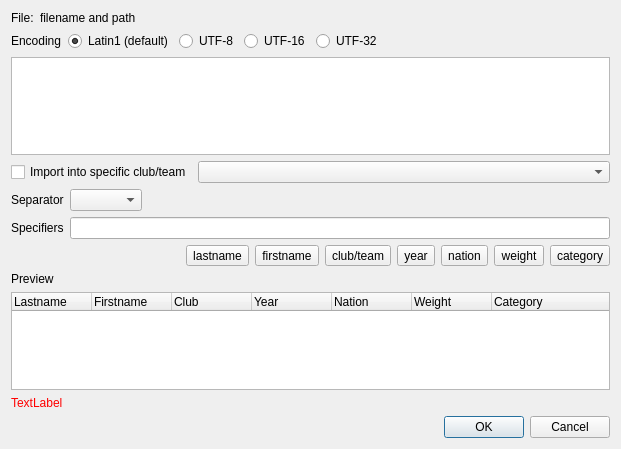
<?xml version="1.0" encoding="UTF-8"?>
<ui version="4.0">
 <class>FighterManagerImportDlg</class>
 <widget class="QDialog" name="FighterManagerImportDlg">
  <property name="geometry">
   <rect>
    <x>0</x>
    <y>0</y>
    <width>621</width>
    <height>449</height>
   </rect>
  </property>
  <property name="windowTitle">
   <string>Specify parse format</string>
  </property>
  <layout class="QVBoxLayout" name="verticalLayout" stretch="0,0,1,0,0,0,0,0,1,0,0">
   <item>
    <layout class="QHBoxLayout" name="horizontalLayout_5" stretch="0,1">
     <property name="topMargin">
      <number>0</number>
     </property>
     <item>
      <widget class="QLabel" name="label_2">
       <property name="text">
        <string>File:</string>
       </property>
      </widget>
     </item>
     <item>
      <widget class="QLabel" name="label_path">
       <property name="layoutDirection">
        <enum>Qt::LeftToRight</enum>
       </property>
       <property name="text">
        <string notr="true">filename and path</string>
       </property>
       <property name="alignment">
        <set>Qt::AlignLeading|Qt::AlignLeft|Qt::AlignVCenter</set>
       </property>
      </widget>
     </item>
    </layout>
   </item>
   <item>
    <layout class="QHBoxLayout" name="horizontalLayout_6">
     <property name="topMargin">
      <number>0</number>
     </property>
     <item>
      <widget class="QLabel" name="label_3">
       <property name="text">
        <string>Encoding</string>
       </property>
      </widget>
     </item>
     <item>
      <widget class="QRadioButton" name="radioButton_latin1">
       <property name="text">
        <string>Latin1 (default)</string>
       </property>
       <property name="checked">
        <bool>true</bool>
       </property>
      </widget>
     </item>
     <item>
      <widget class="QRadioButton" name="radioButton_utf8">
       <property name="text">
        <string>UTF-8</string>
       </property>
      </widget>
     </item>
     <item>
      <widget class="QRadioButton" name="radioButton_utf16">
       <property name="text">
        <string>UTF-16</string>
       </property>
      </widget>
     </item>
     <item>
      <widget class="QRadioButton" name="radioButton_utf32">
       <property name="text">
        <string>UTF-32</string>
       </property>
      </widget>
     </item>
     <item>
      <spacer name="horizontalSpacer_4">
       <property name="orientation">
        <enum>Qt::Horizontal</enum>
       </property>
       <property name="sizeHint" stdset="0">
        <size>
         <width>40</width>
         <height>20</height>
        </size>
       </property>
      </spacer>
     </item>
    </layout>
   </item>
   <item>
    <widget class="QPlainTextEdit" name="plainTextEdit_content">
     <property name="sizePolicy">
      <sizepolicy hsizetype="Expanding" vsizetype="Expanding">
       <horstretch>0</horstretch>
       <verstretch>0</verstretch>
      </sizepolicy>
     </property>
     <property name="maximumSize">
      <size>
       <width>16777215</width>
       <height>16777215</height>
      </size>
     </property>
     <property name="verticalScrollBarPolicy">
      <enum>Qt::ScrollBarAsNeeded</enum>
     </property>
     <property name="horizontalScrollBarPolicy">
      <enum>Qt::ScrollBarAsNeeded</enum>
     </property>
     <property name="undoRedoEnabled">
      <bool>false</bool>
     </property>
     <property name="lineWrapMode">
      <enum>QPlainTextEdit::NoWrap</enum>
     </property>
     <property name="readOnly">
      <bool>true</bool>
     </property>
     <property name="plainText">
      <string notr="true"/>
     </property>
    </widget>
   </item>
   <item>
    <layout class="QHBoxLayout" name="horizontalLayout_4" stretch="0,1">
     <property name="topMargin">
      <number>0</number>
     </property>
     <item>
      <widget class="QCheckBox" name="checkBox_importToClub">
       <property name="text">
        <string>Import into specific club/team</string>
       </property>
      </widget>
     </item>
     <item>
      <widget class="QComboBox" name="comboBox_clubs"/>
     </item>
    </layout>
   </item>
   <item>
    <layout class="QHBoxLayout" name="horizontalLayout_3" stretch="0,0,0">
     <property name="topMargin">
      <number>0</number>
     </property>
     <item>
      <widget class="QLabel" name="label_4">
       <property name="text">
        <string>Separator</string>
       </property>
      </widget>
     </item>
     <item>
      <widget class="QComboBox" name="comboBox_separator">
       <property name="sizeAdjustPolicy">
        <enum>QComboBox::AdjustToContentsOnFirstShow</enum>
       </property>
      </widget>
     </item>
     <item>
      <spacer name="horizontalSpacer_5">
       <property name="orientation">
        <enum>Qt::Horizontal</enum>
       </property>
       <property name="sizeHint" stdset="0">
        <size>
         <width>40</width>
         <height>20</height>
        </size>
       </property>
      </spacer>
     </item>
    </layout>
   </item>
   <item>
    <layout class="QHBoxLayout" name="horizontalLayout">
     <property name="topMargin">
      <number>0</number>
     </property>
     <item>
      <widget class="QLabel" name="label">
       <property name="text">
        <string>Specifiers</string>
       </property>
      </widget>
     </item>
     <item>
      <widget class="QLineEdit" name="lineEdit_specifiers"/>
     </item>
    </layout>
   </item>
   <item>
    <layout class="QHBoxLayout" name="horizontalLayout_2">
     <property name="topMargin">
      <number>0</number>
     </property>
     <item>
      <spacer name="horizontalSpacer_3">
       <property name="orientation">
        <enum>Qt::Horizontal</enum>
       </property>
       <property name="sizeHint" stdset="0">
        <size>
         <width>40</width>
         <height>20</height>
        </size>
       </property>
      </spacer>
     </item>
     <item>
      <widget class="QToolButton" name="toolButton_lastname">
       <property name="text">
        <string>lastname</string>
       </property>
       <property name="checkable">
        <bool>true</bool>
       </property>
       <property name="autoRaise">
        <bool>false</bool>
       </property>
       <property name="arrowType">
        <enum>Qt::NoArrow</enum>
       </property>
      </widget>
     </item>
     <item>
      <widget class="QToolButton" name="toolButton_firstname">
       <property name="text">
        <string>firstname</string>
       </property>
       <property name="checkable">
        <bool>true</bool>
       </property>
       <property name="autoRaise">
        <bool>false</bool>
       </property>
       <property name="arrowType">
        <enum>Qt::NoArrow</enum>
       </property>
      </widget>
     </item>
     <item>
      <widget class="QToolButton" name="toolButton_club">
       <property name="text">
        <string>club/team</string>
       </property>
       <property name="checkable">
        <bool>true</bool>
       </property>
       <property name="autoRaise">
        <bool>false</bool>
       </property>
       <property name="arrowType">
        <enum>Qt::NoArrow</enum>
       </property>
      </widget>
     </item>
     <item>
      <widget class="QToolButton" name="toolButton_year">
       <property name="text">
        <string>year</string>
       </property>
       <property name="checkable">
        <bool>true</bool>
       </property>
       <property name="autoRaise">
        <bool>false</bool>
       </property>
       <property name="arrowType">
        <enum>Qt::NoArrow</enum>
       </property>
      </widget>
     </item>
     <item>
      <widget class="QToolButton" name="toolButton_nation">
       <property name="text">
        <string>nation</string>
       </property>
       <property name="checkable">
        <bool>true</bool>
       </property>
       <property name="autoRaise">
        <bool>false</bool>
       </property>
       <property name="arrowType">
        <enum>Qt::NoArrow</enum>
       </property>
      </widget>
     </item>
     <item>
      <widget class="QToolButton" name="toolButton_weight">
       <property name="text">
        <string>weight</string>
       </property>
       <property name="checkable">
        <bool>true</bool>
       </property>
       <property name="autoRaise">
        <bool>false</bool>
       </property>
       <property name="arrowType">
        <enum>Qt::NoArrow</enum>
       </property>
      </widget>
     </item>
     <item>
      <widget class="QToolButton" name="toolButton_category">
       <property name="text">
        <string>category</string>
       </property>
       <property name="checkable">
        <bool>true</bool>
       </property>
       <property name="autoRaise">
        <bool>false</bool>
       </property>
       <property name="arrowType">
        <enum>Qt::NoArrow</enum>
       </property>
      </widget>
     </item>
    </layout>
   </item>
   <item>
    <widget class="QLabel" name="label_5">
     <property name="text">
      <string>Preview</string>
     </property>
    </widget>
   </item>
   <item>
    <widget class="QTreeWidget" name="treeWidget_preview">
     <property name="editTriggers">
      <set>QAbstractItemView::NoEditTriggers</set>
     </property>
     <property name="showDropIndicator" stdset="0">
      <bool>false</bool>
     </property>
     <property name="rootIsDecorated">
      <bool>false</bool>
     </property>
     <property name="uniformRowHeights">
      <bool>true</bool>
     </property>
     <property name="itemsExpandable">
      <bool>false</bool>
     </property>
     <property name="expandsOnDoubleClick">
      <bool>false</bool>
     </property>
     <attribute name="headerDefaultSectionSize">
      <number>80</number>
     </attribute>
     <column>
      <property name="text">
       <string>Lastname</string>
      </property>
     </column>
     <column>
      <property name="text">
       <string>Firstname</string>
      </property>
     </column>
     <column>
      <property name="text">
       <string>Club</string>
      </property>
     </column>
     <column>
      <property name="text">
       <string>Year</string>
      </property>
     </column>
     <column>
      <property name="text">
       <string>Nation</string>
      </property>
     </column>
     <column>
      <property name="text">
       <string>Weight</string>
      </property>
     </column>
     <column>
      <property name="text">
       <string>Category</string>
      </property>
     </column>
    </widget>
   </item>
   <item>
    <widget class="QLabel" name="label_parse_error">
     <property name="styleSheet">
      <string notr="true">color: rgb(255, 0, 0);</string>
     </property>
     <property name="text">
      <string notr="true">TextLabel</string>
     </property>
     <property name="textFormat">
      <enum>Qt::PlainText</enum>
     </property>
     <property name="scaledContents">
      <bool>false</bool>
     </property>
     <property name="wordWrap">
      <bool>true</bool>
     </property>
    </widget>
   </item>
   <item>
    <widget class="QDialogButtonBox" name="buttonBox">
     <property name="orientation">
      <enum>Qt::Horizontal</enum>
     </property>
     <property name="standardButtons">
      <set>QDialogButtonBox::Cancel|QDialogButtonBox::Ok</set>
     </property>
    </widget>
   </item>
  </layout>
 </widget>
 <resources/>
 <connections>
  <connection>
   <sender>buttonBox</sender>
   <signal>accepted()</signal>
   <receiver>FighterManagerImportDlg</receiver>
   <slot>accept()</slot>
   <hints>
    <hint type="sourcelabel">
     <x>248</x>
     <y>254</y>
    </hint>
    <hint type="destinationlabel">
     <x>157</x>
     <y>274</y>
    </hint>
   </hints>
  </connection>
  <connection>
   <sender>buttonBox</sender>
   <signal>rejected()</signal>
   <receiver>FighterManagerImportDlg</receiver>
   <slot>reject()</slot>
   <hints>
    <hint type="sourcelabel">
     <x>316</x>
     <y>260</y>
    </hint>
    <hint type="destinationlabel">
     <x>286</x>
     <y>274</y>
    </hint>
   </hints>
  </connection>
 </connections>
</ui>
